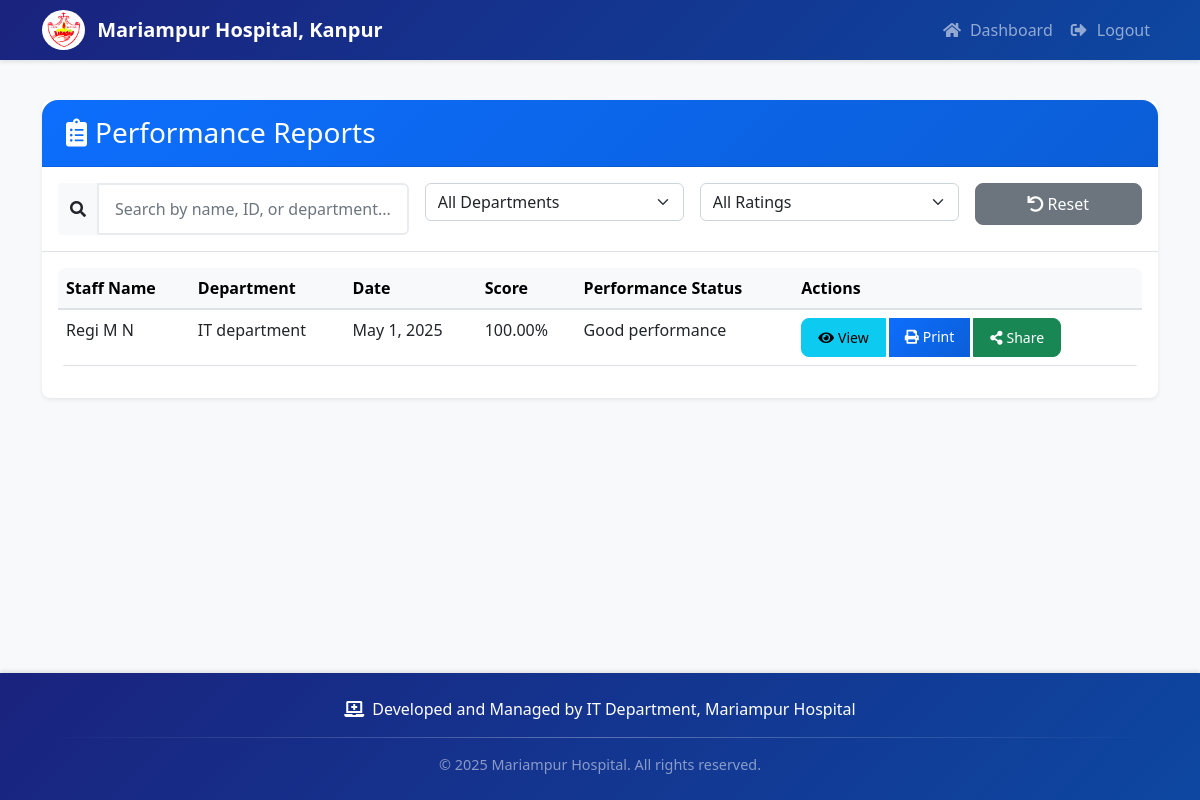
The app's page /reports/ (signed in) with its own data.
### staff_monitor/models.py (models this page shows, shortened)
class PerformanceReport(models.Model):
    RATING_CHOICES = [
        (1, 'Poor'),
        (2, 'Fair'),
        (3, 'Good'),
        (4, 'Very Good'),
        (5, 'Excellent')
    ]
    staff = models.ForeignKey(Staff, on_delete=models.CASCADE)
    evaluator = models.ForeignKey(User, on_delete=models.CASCADE)
    date = models.DateField()
    job_responsibility = models.IntegerField(choices=RATING_CHOICES)
    communication_skills = models.IntegerField(choices=RATING_CHOICES)
    patient_requirements = models.IntegerField(choices=RATING_CHOICES)
    negotiation_skills = models.IntegerField(choices=RATING_CHOICES)
    management_relationship = models.IntegerField(choices=RATING_CHOICES)
    policy_adherence = models.IntegerField(choices=RATING_CHOICES)
    ethical_behavior = models.IntegerField(choices=RATING_CHOICES)
    honesty_transparency = models.IntegerField(choices=RATING_CHOICES)
    workload_management = models.IntegerField(choices=RATING_CHOICES)
    additional_responsibilities = models.IntegerField(choices=RATING_CHOICES)
    work_procedure = models.IntegerField(choices=RATING_CHOICES)
    accuracy_reliability = models.IntegerField(choices=RATING_CHOICES)
    clear_communication = models.IntegerField(choices=RATING_CHOICES)
    attendance_punctuality = models.IntegerField(choices=RATING_CHOICES)
    responsibility_accountability = models.IntegerField(choices=RATING_CHOICES)
    interaction_effectiveness = models.IntegerField(choices=RATING_CHOICES)
    interpersonal_skills = models.IntegerField(choices=RATING_CHOICES)
    team_cooperation = models.IntegerField(choices=RATING_CHOICES)
    sensitivity = models.IntegerField(choices=RATING_CHOICES)
    cross_functional_collaboration = models.IntegerField(choices=RATING_CHOICES)
    proactive_behavior = models.IntegerField(choices=RATING_CHOICES)
    work_ideas = models.IntegerField(choices=RATING_CHOICES)
    resource_competence = models.IntegerField(choices=RATING_CHOICES)
    mentoring_skills = models.IntegerField(choices=RATING_CHOICES)
    delegation_skills = models.IntegerField(choices=RATING_CHOICES)
    decision_making = models.IntegerField(choices=RATING_CHOICES)
    work_prioritization = models.IntegerField(choices=RATING_CHOICES)
    timely_completion = models.IntegerField(choices=RATING_CHOICES)
    policy_compliance = models.IntegerField(choices=RATING_CHOICES)
    behavior_consistency = models.IntegerField(choices=RATING_CHOICES)
    pressure_handling = models.IntegerField(choices=RATING_CHOICES)
    change_adaptability = models.IntegerField(choices=RATING_CHOICES)
    learning_attitude = models.IntegerField(choices=RATING_CHOICES)
    emotional_intelligence = models.IntegerField(choices=RATING_CHOICES)
    commitment_drive = models.IntegerField(choices=RATING_CHOICES)
    timely_decisions = models.IntegerField(choices=RATING_CHOICES)
    obstacle_handling = models.IntegerField(choices=RATING_CHOICES)
    hospital_vision = models.IntegerField(choices=RATING_CHOICES)
    department_vision = models.IntegerField(choices=RATING_CHOICES)
    problem_identification = models.IntegerField(choices=RATING_CHOICES)
    solution_approach = models.IntegerField(choices=RATING_CHOICES)
    pressure_case_handling = models.IntegerField(choices=RATING_CHOICES)
    special_remarks = models.TextField(blank=True)
    total_score = models.IntegerField(default=0)
    percentage = models.DecimalField(max_digits=5, decimal_places=2, default=0)
    class Meta:
        unique_together = ['staff', 'date']
        ordering = ['-date']
    def get_performance_status(self):
        if self.percentage < 50:
            return "Needs improvement & reassessment after 3 months"
        elif 50 <= self.percentage <= 75:
            return "Satisfactory performance but under observation"
        else:
            return "Good performance"

class Staff(models.Model):
    user = models.OneToOneField(User, on_delete=models.CASCADE)
    employee_id = models.CharField(max_length=20, unique=True)
    department = models.ForeignKey(Department, on_delete=models.PROTECT)
    position = models.CharField(max_length=100)
    joining_date = models.DateField()

class Department(models.Model):
    name = models.CharField(max_length=100, unique=True)
    created_at = models.DateTimeField(auto_now_add=True)
    def __str__(self):
        return self.name
    class Meta:
        ordering = ['name']

### staff_monitor/views.py (the view)
# urls.py: path('reports/', views.report_list, name='report_list'),
@login_required
def report_list(request):
    try:
        if request.user.is_staff:
            reports = PerformanceReport.objects.all().order_by('-date')
        else:
            try:
                superintendent = MedicalSuperintendent.objects.get(user=request.user)
                reports = PerformanceReport.objects.filter(
                    staff__department=superintendent.department
                ).order_by('-date')
            except MedicalSuperintendent.DoesNotExist:
                reports = PerformanceReport.objects.none()
        return render(request, 'staff_monitor/report_list.html', {
            'reports': reports,
            'rating_choices': PerformanceReport.RATING_CHOICES
        })
    except Exception as e:
        messages.error(request, f"Error loading reports: {str(e)}")
        return redirect('dashboard')

### staff_monitor/templates/staff_monitor/report_list.html (shortened to what this page needs)
{% extends 'staff_monitor/base.html' %}
{% block content %}
<div class="card">
    <div class="card-header bg-primary text-white d-flex justify-content-between align-items-center">
        <h3 class="mb-0">
            <i class="fas fa-clipboard-list me-2"></i>Performance Reports
        </h3>
    </div>
    <div class="card-body border-bottom">
        <div class="row g-3">
            <div class="col-md-4">
                <div class="input-group">
                    <span class="input-group-text bg-light">
                        <i class="fas fa-search"></i>
                    </span>
                    <input type="text" id="searchInput" class="form-control" placeholder="Search by name, ID, or department...">
                </div>
            </div>
            <div class="col-md-3">
                <select id="departmentFilter" class="form-select">
                    <option value="">All Departments</option>
                </select>
            </div>
            <div class="col-md-3">
                <select id="ratingFilter" class="form-select">
                    <option value="">All Ratings</option>
                </select>
            </div>
            <div class="col-md-2">
                <button id="resetFilters" class="btn btn-secondary w-100">
                    <i class="fas fa-undo me-1"></i>Reset
                </button>
            </div>
        </div>
    </div>
    <div class="card-body">
<div class="table-responsive">
            <table class="table table-hover" id="reportsTable">
                <thead class="table-light">
            <tr>
                <th>Staff Name</th>
                        <th>Department</th>
                <th>Date</th>
                        <th>Score</th>
                        <th>Performance Status</th>
                <th>Actions</th>
            </tr>
        </thead>
        <tbody>
            {% for report in reports %}
                    <tr class="report-row">
                <td>{{ report.staff.user.get_full_name }}</td>
                        <td>{{ report.staff.department }}</td>
                <td>{{ report.date }}</td>
                        <td>{{ report.percentage|floatformat:2 }}%</td>
                        <td>{{ report.get_performance_status }}</td>
                        <td>
                            <div class="btn-group">
                                <a href="{% url 'view_report' report.id %}" class="btn btn-info btn-sm">
                                    <i class="fas fa-eye me-1"></i>View
                                </a>
                                <a href="{% url 'print_report' report.id %}" class="btn btn-primary btn-sm" target="_blank">
                                    <i class="fas fa-print me-1"></i>Print
                                </a>
                                <button type="button" class="btn btn-success btn-sm share-report" data-report-id="{{ report.id }}">
                                    <i class="fas fa-share-alt me-1"></i>Share
                                </button>
                            </div>
                </td>
            </tr>
            {% endfor %}
        </tbody>
    </table>
</div>
    </div>
</div>
{% endblock %}

### staff_monitor/templates/staff_monitor/base.html (style rules this page uses)
:root { --primary-color: #0d6efd; --secondary-color: #6c757d; --success-color: #198754; --info-color: #0dcaf0; --warning-color: #ffc107; --danger-color: #dc3545; --light-color: #f8f9fa; --dark-color: #212529; --navbar-height: 60px; --footer-height: 100px; }
body { display: flex; flex-direction: column; min-height: 100vh; background-color: #f8f9fa; font-family: 'Segoe UI', Tahoma, Geneva, Verdana, sans-serif; }
.card { border: none; border-radius: 1rem; box-shadow: 0 0.5rem 1rem rgba(0,0,0,0.1); transition: transform 0.3s ease, box-shadow 0.3s ease; }
.card-header { background: linear-gradient(135deg, var(--primary-color) 0%, #0b5ed7 100%); color: white; border-top-left-radius: 1rem !important; border-top-right-radius: 1rem !important; padding: 1rem 1.5rem; }
.btn { border-radius: 0.5rem; padding: 0.5rem 1rem; font-weight: 500; transition: all 0.3s ease; }
.btn-primary { background: linear-gradient(135deg, var(--primary-color) 0%, #0b5ed7 100%); border: none; }
.table { border-radius: 0.5rem; overflow: hidden; }
.table thead th { background-color: #f8f9fa; border-bottom: 2px solid #dee2e6; font-weight: 600; }
.form-control { border-radius: 0.5rem; border: 2px solid #e9ecef; padding: 0.75rem 1rem; transition: all 0.3s ease; }

### staff_monitor/templates/staff_monitor/report_list.html (style rules this page uses)
.card { border-radius: 0.5rem; box-shadow: 0 0.125rem 0.25rem rgba(0, 0, 0, 0.075); }
.input-group-text { border: none; }
.form-control, .form-select { border-radius: 0.375rem; }
.table th { font-weight: 600; }
.btn-group .btn { margin-right: 0.25rem; }

### records on screen
PerformanceReport: staff.user.get_full_name "Regi M N", staff.department "IT department", date "May 1, 2025", percentage "100.00", get_performance_status "Good performance"
